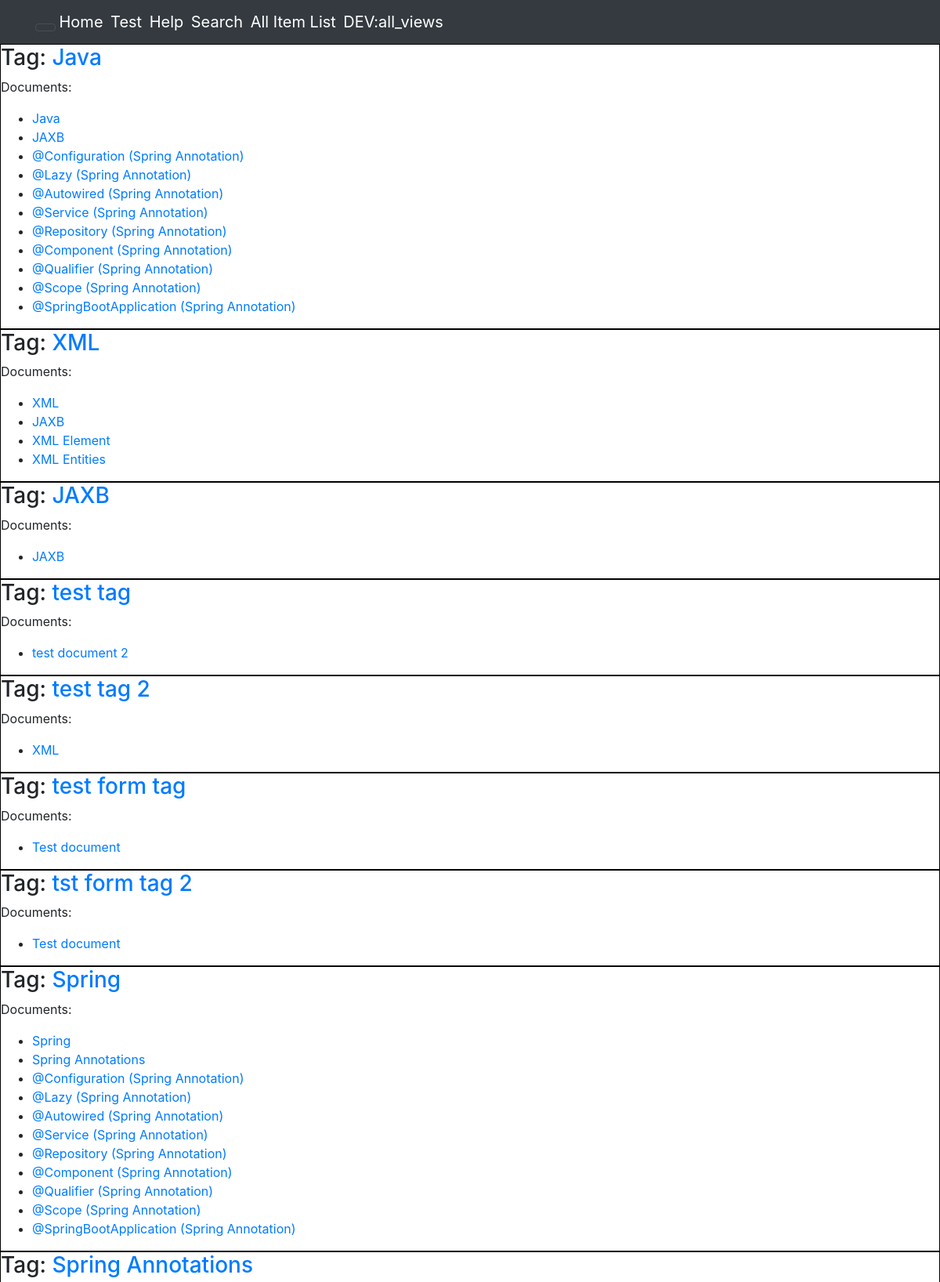
The page /notesfromxml/displaytags/ (upper part) on the database its author committed.
### notesfromxml/models.py (models this page shows, shortened)
class Tag(models.Model):
    tag_name = models.TextField()

class Tagmap(models.Model):
    tag = models.ForeignKey(
        'Tag',
        on_delete=models.CASCADE
    )
    document = models.ForeignKey(
        'Document',
        on_delete=models.CASCADE
    )

class Document(models.Model):
    document_name = models.TextField()
    document_text = models.TextField()
    document_image = models.ImageField(blank=True)  # This allows only 1 image for each document.

### notesfromxml/views.py (the view)
# urls.py: path('displaytags/', views.display_tags, name='display_tags'),
def display_tags(request):
    tags = Tag.objects.all()
    return render(request, 'notesfromxml/display-tags.html', {'tags': tags})

### notesfromxml/templates/notesfromxml/display-tags.html
{% extends 'notesfromxml/base.html' %}
{% block content %}
{% if tags %}
    {% for tag in tags %}
        <div style="border: 1px solid black">
            <h3>Tag: <a href="{% url 'notesfromxml:display_tag' tag.tag_name %}"> {{ tag.tag_name }} </a></h3>
            <div class="tabContainer">
            <p>Documents:</p>
                <ul>
                    {% for mapset in tag.tagmap_set.all %}
                        <li> <a href="{% url 'notesfromxml:display_doc' mapset.document.document_name %}"> {{ mapset.document.document_name }}</a></li>
                    {% endfor %}
                </ul>
            </div>
        </div>
    {% endfor %}
{% else %}
    <p>No tags found in the database.</p>
{% endif %}
{% endblock content %}

### rows shown on the page
Tag: tag_name "Java"
Tagmap: document.document_name "Java"
Tagmap: document.document_name "JAXB"
Tagmap: document.document_name "@Configuration (Spring Annotation)"
Tagmap: document.document_name "@Lazy (Spring Annotation)"
Tagmap: document.document_name "@Autowired (Spring Annotation)"
Tagmap: document.document_name "@Service (Spring Annotation)"
Tagmap: document.document_name "@Repository (Spring Annotation)"
Tagmap: document.document_name "@Component (Spring Annotation)"
Tagmap: document.document_name "@Qualifier (Spring Annotation)"
Tagmap: document.document_name "@Scope (Spring Annotation)"
Tagmap: document.document_name "@SpringBootApplication (Spring Annotation)"
Tag: tag_name "XML"
Tagmap: document.document_name "XML"
Tagmap: document.document_name "JAXB"
Tagmap: document.document_name "XML Element"
Tagmap: document.document_name "XML Entities"
Tag: tag_name "JAXB"
Tagmap: document.document_name "JAXB"
Tag: tag_name "test tag"
Tagmap: document.document_name "test document 2"
Tag: tag_name "test tag 2"
Tagmap: document.document_name "XML"
Tag: tag_name "test form tag"
Tagmap: document.document_name "Test document"
Tag: tag_name "tst form tag 2"
Tagmap: document.document_name "Test document"
Tag: tag_name "Spring"
Tagmap: document.document_name "Spring"
Tagmap: document.document_name "Spring Annotations"
Tagmap: document.document_name "@Configuration (Spring Annotation)"
Tagmap: document.document_name "@Lazy (Spring Annotation)"
Tagmap: document.document_name "@Autowired (Spring Annotation)"
Tagmap: document.document_name "@Service (Spring Annotation)"
Tagmap: document.document_name "@Repository (Spring Annotation)"
Tagmap: document.document_name "@Component (Spring Annotation)"
Tagmap: document.document_name "@Qualifier (Spring Annotation)"
Tagmap: document.document_name "@Scope (Spring Annotation)"
Tagmap: document.document_name "@SpringBootApplication (Spring Annotation)"
Tag: tag_name "Spring Annotations"
